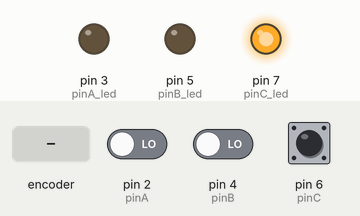
Recording of a sketch running on a simulated Arduino Uno, built with avr-gcc and run on an emulated ATmega328P. Parts: output pins drawn as LEDs (lit = HIGH). The inputs (shaded band) are chosen by the test bench; at power-on: pin 6 (pinC) HIGH, pin 2 (pinA) LOW, pin 4 (pinB) LOW.

Above: at 1.2 s.
1.3 s: rotary encoder on pin 2 (pinA) / pin 4 (pinB) turned 3 steps (first pin leading)
At 2.7 s:
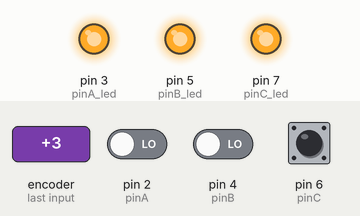
3.4 s: pin 6 (pinC) pulled LOW for 0.15 s
At 3.47 s:
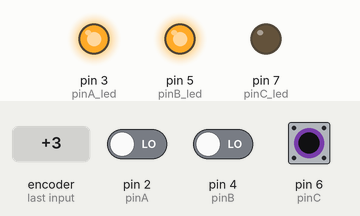
5.0 s: pin 6 (pinC) pulled LOW for 3.2 s
At 8.5 s:
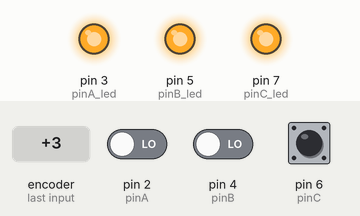
Timing chart, 0 to 10.0 s (numbered marks = the images above; inputs shaded):
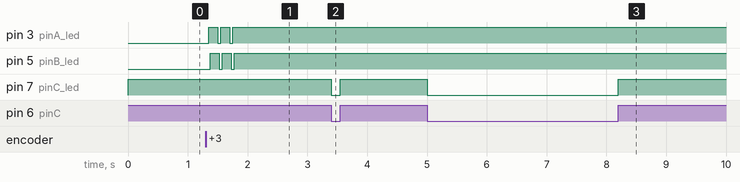

Measured:
- after the input at 1.3 s, pin 3 (pinA_led): alternates HIGH for 0.15 s and LOW for 0.05 s, 5 changes in all, then stays HIGH, starting after 0.05 s; pin 5 (pinB_led): alternates HIGH for 0.15 s and LOW for 0.05 s, 5 changes in all, then stays HIGH, starting after 0.08 s
- after the input at 3.4 s, pin 7 (pinC_led): HIGH → LOW at once, → HIGH 0.15 s later
- after the input at 5.0 s, pin 7 (pinC_led): HIGH → LOW at once, → HIGH 3.2 s later

The sketch:

SwitchInputs.ino
```cpp
/*

  SwitchInputs

  For info and circuit diagrams see https://github.com/tardate/LittleArduinoProjects/tree/main/playground/SwitchInputs

 */

const int pinA = 2;
const int pinA_led = 3;
const int pinB = 4;
const int pinB_led = 5;
const int pinC = 6;
const int pinC_led = 7;


/*
 * Command: one-time setup
 */
void setup() {
  pinMode(pinA, INPUT);
  pinMode(pinA_led, OUTPUT);
  pinMode(pinB, INPUT);
  pinMode(pinB_led, OUTPUT);
  pinMode(pinC, INPUT_PULLUP);
  pinMode(pinC_led, OUTPUT);
}


/*
 * Command: main loop
 */
void loop() {
  static boolean pinA_state;
  static boolean pinB_state;
  static boolean pinC_state;

  pinA_state = digitalRead(pinA);
  digitalWrite(pinA_led, pinA_state);

  pinB_state = digitalRead(pinB);
  digitalWrite(pinB_led, pinB_state);

  pinC_state = digitalRead(pinC);
  digitalWrite(pinC_led, pinC_state);
}
```
